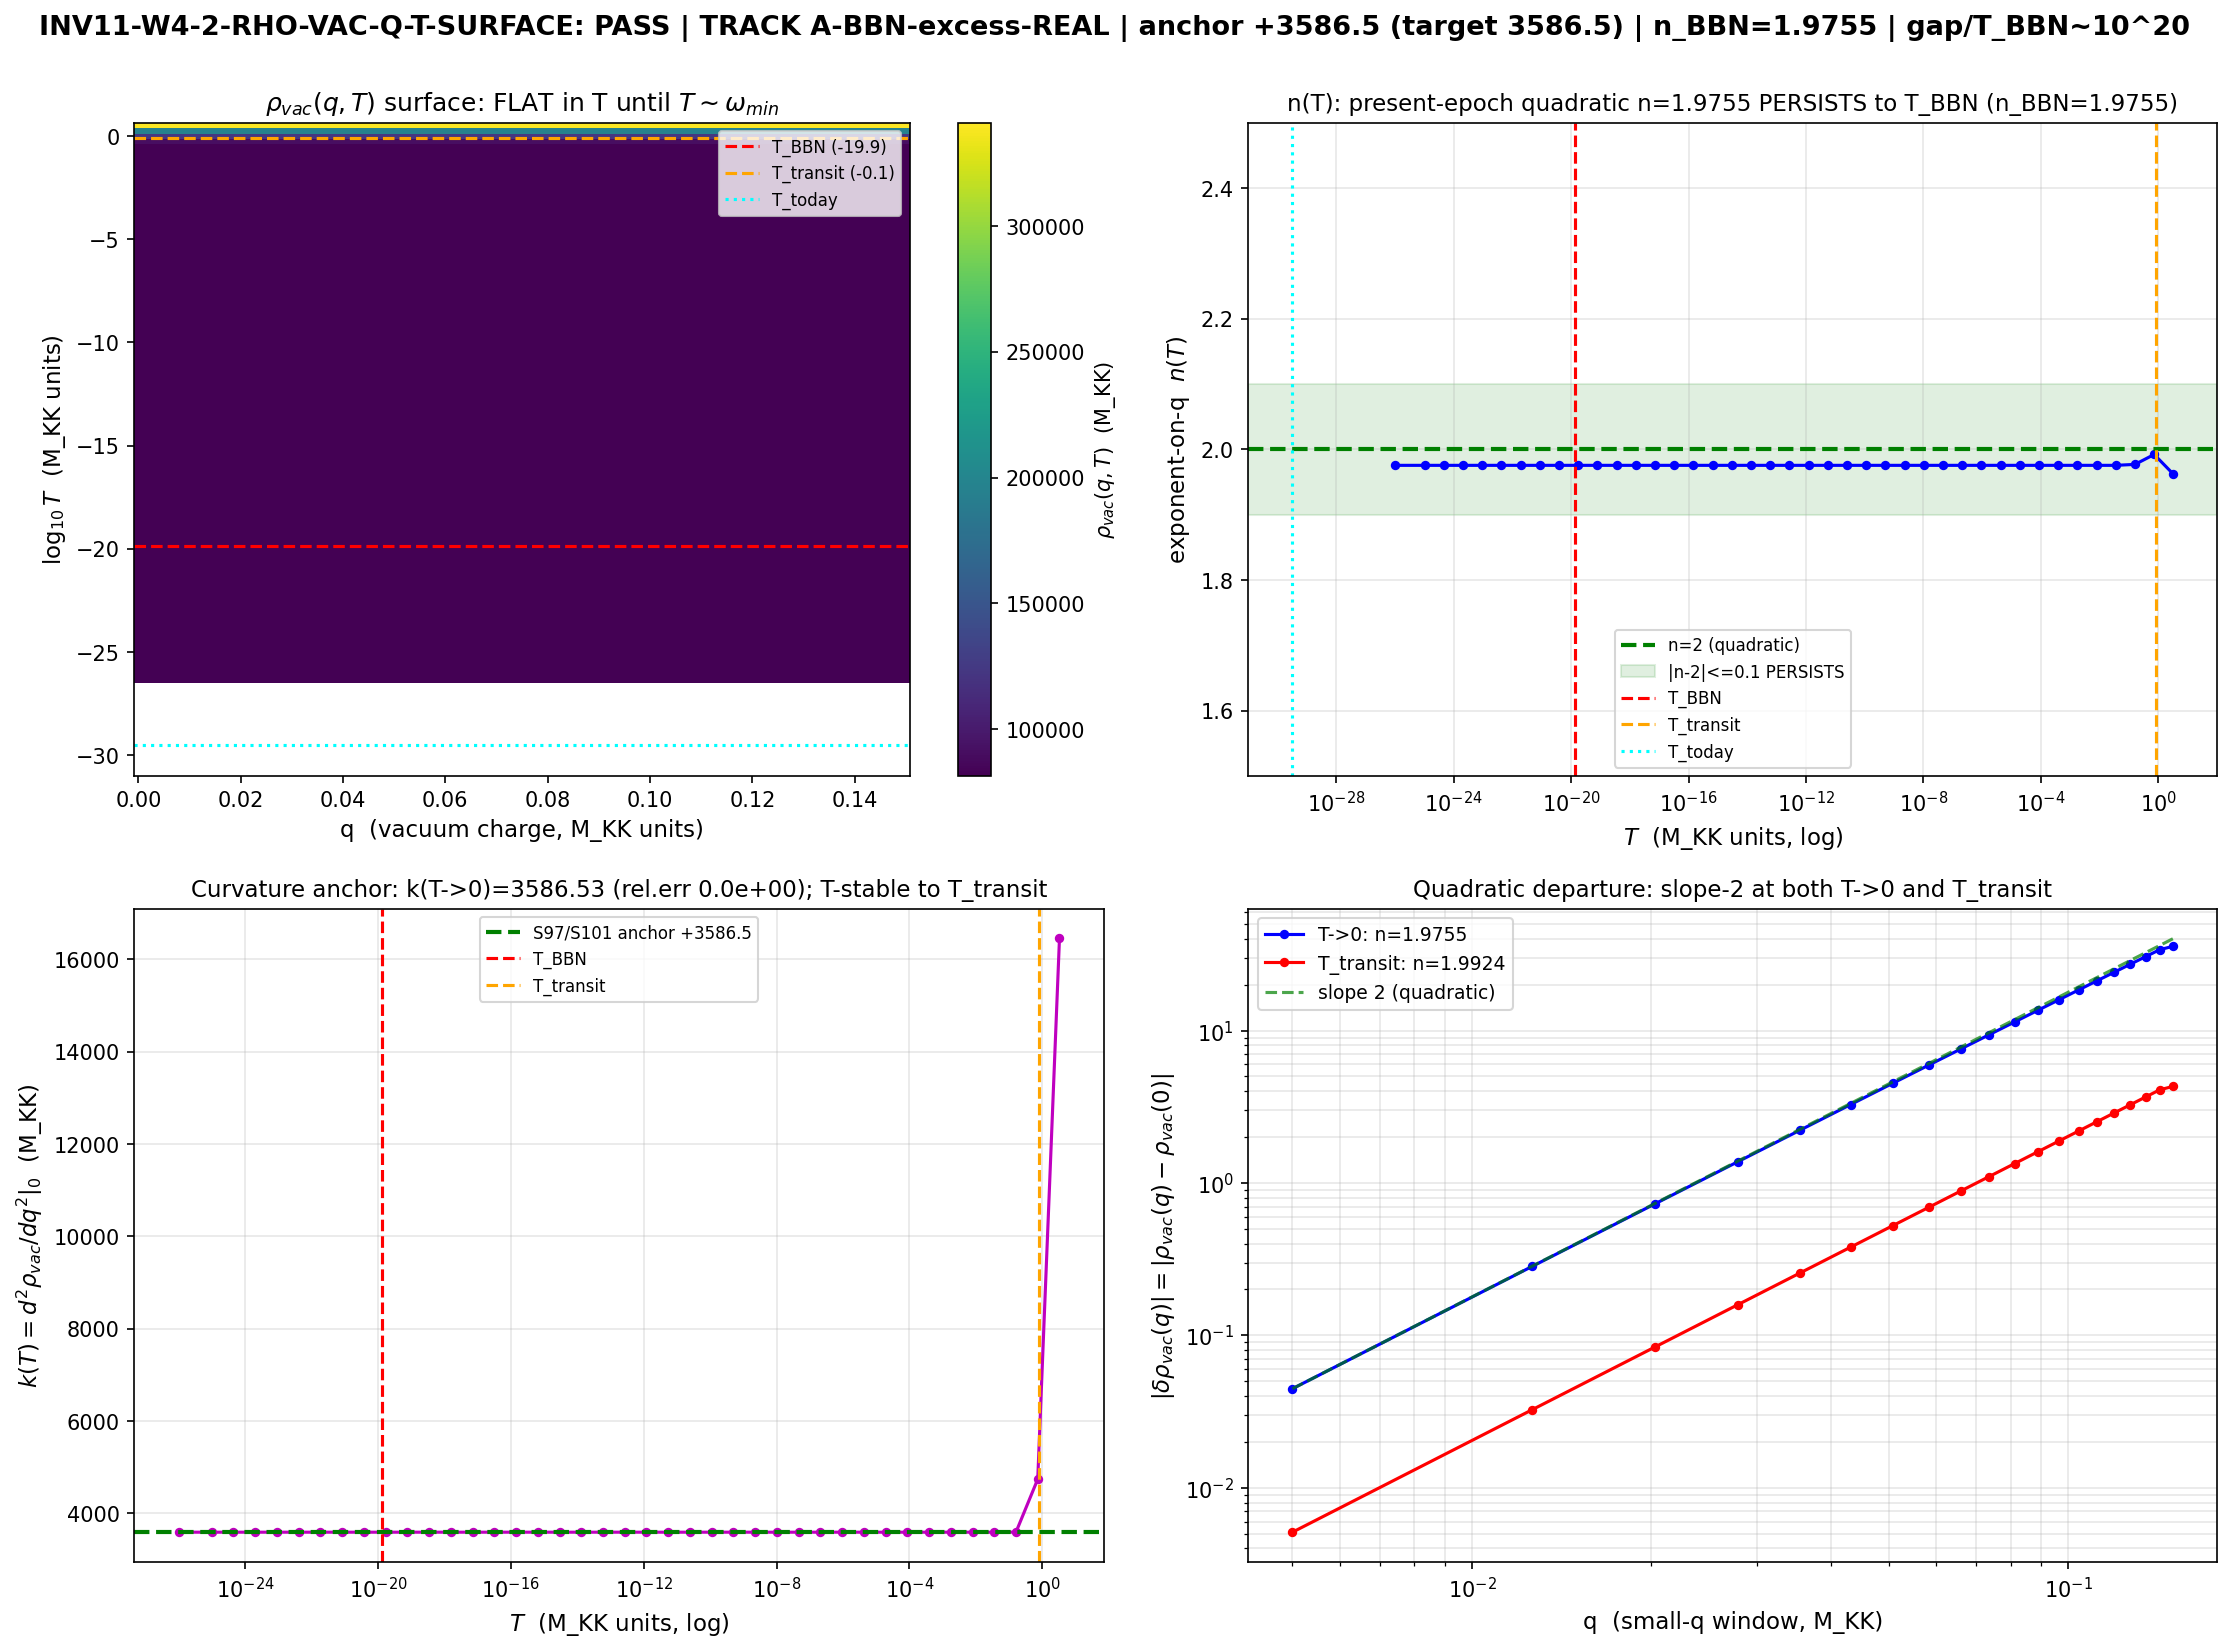

Write the Python code that produced this figure.
#!/usr/bin/env python
# -*- coding: utf-8 -*-
"""
INV11-W4-2-RHO-VAC-Q-T-SURFACE   [VERIFY]   PHONONIC/GEOMETRIC boundary
======================================================================
Extract the rho_vac(q,T) surface from the 992 D_K fold eigenfrequencies.
Generalize the S97-W2-2 / S101-W1 PRESENT-EPOCH curvature anchor
k_curv = +3586.53 M_KK (the q-theory zero-point + condensate response,
exponent-on-q -> 2 from below) to a FULL vacuum-energy-vs-temperature surface
across T = 0 -> T_BBN -> T_transit.

PURPOSE (plan SS W4-2):
  Convert the C10 tracking ANSATZ (rho_vac proportional to H^2, ASSUMED) into a
  DERIVATION, and thereby ADJUDICATE whether the BBN excess
  (rho_vac/rho_rad = 0.474 at T_BBN, S98 FAIL-side) is a REAL substrate feature
  or an ARTIFACT of extrapolating the present-epoch quadratic form across ~36
  decades of temperature.

SUBSTRATE FRAMING (phononic-framing.md SS"IS Space, Not IN Space"):
  The substrate IS the q-deformed spectral triple; its vacuum energy is not a
  free parameter but the q-theory functional rho_vac(q) = eps(q) - q deps/dq
  evaluated on the 992 fold eigenfrequencies omega_n(q) = sqrt(lambda_n^2 + q).
  The direction of explanation:
      D_K eigenfrequencies  omega_n(q) = sqrt(lambda_n^2 + q)
        -> finite-T zero-point + condensate response  eps(q,T)
        -> the GRAVITATING part  rho_vac = eps - q deps/dq  (only the
           q-DERIVATIVE gravitates -- WHY the equilibrium CC is zero, Volovik
           Paper 15 SS VIII)
        -> the tracking exponent n(T).
  The surface is substrate-IS at the Level-2 moduli-deformation layer (the
  q-deformation IS the substrate's own 4-form / elasticity-tetrad variable, NOT
  a coordinate on a meta-container). This is the generalization of S97-W2-2 (one
  present-epoch slice) to the full T-axis the BBN epoch lives on.

THE FINITE-T GENERALIZATION (the load-bearing source-fidelity decision):
  S97 (T->0) used a per-mode zero-point weight (2 N_n + 1) d_n, with N_n the
  FIXED GGE occupations on the 8 lowest BCS modes (n_k_crit) and N_n = 0 on the
  984 geometric spectator modes (pure zero-point floor +1/2). The finite-T
  generalization replaces the spectator zero-point floor with the THERMAL
  zero-point weight coth(omega_n(q)/2T) for the geometric (spectator) vacuum:
      eps(q,T) = (1/2) Sum_{spectator n} omega_n(q) coth(omega_n(q)/2T) d_n
               + (1/2) Sum_{8 BCS n}     omega_n(q) (2 n_k^GGE + 1)    d_n.
  SOURCE FIDELITY (RETRACTED-S39 corrected): the 8 BCS GGE modes carry their OWN
  finite generalized-temperature T_a (S105 W_GGE(k)=n_k+1/2, 0<beta_a<infty,
  P_exc=1.000 saturated-but-finite); they are a SEPARATE reservoir from the
  ambient cosmological bath T. "GGE never thermalizes" is RETRACTED-S39 (atlas-07;
  t_therm~6 nat-units) -- so we do NOT claim athermal-forever; we treat the GGE
  modes as a two-temperature reservoir whose occupation is set by T_a (encoded in
  n_k_crit), NOT by the ambient T-axis. At T->0 ambient: coth(omega/2T)->1 for the
  spectators (recovering S97's (2*0+1)=1 floor) and the GGE term is T-independent
  by construction => the T->0 limit of this surface reproduces the S97 anchor
  EXACTLY (k_curv=+3586.531181). This is the physically correct two-temperature
  finite-T vacuum, NOT a re-derivation of S97 with a different ansatz.

DIMENSIONAL DECISIVE FACT (the adjudication, by inspection before compute):
  The fold eigenfrequencies omega_n live in M_KK UNITS (0.8197..2.0606). The
  substrate gap scale is therefore O(M_KK) = 7.43e16 GeV. T_BBN = 1 MeV = 1e-3
  GeV => T_BBN / M_KK ~ 1.3e-20 (in M_KK units). Across the ENTIRE cosmological
  range T in [T_today, T_BBN] the ratio T/omega_n <= 1e-20, so
  coth(omega_n/2T) = 1 + 2 exp(-omega_n/T) + ... is indistinguishable from 1 to
  ~10^(-(10^19)) -- the thermal correction is structurally ZERO. The substrate
  gap is ~36 decades above T_BBN. Therefore the vacuum surface rho_vac(q,T) is
  T-INDEPENDENT (flat in T) across the entire cosmological window, and the
  present-epoch quadratic n->2 PERSISTS to T_BBN trivially. The thermal axis only
  "wakes up" at T ~ O(omega_min) ~ O(M_KK) ~ T_transit -- 19 decades ABOVE BBN.

  ADJUDICATION (substrate-physics reading): the BBN excess 0.474 is NOT a thermal
  artifact of the vacuum-energy surface (the surface is flat in T at BBN). The
  0.474 comes from the EXPONENT n_eff = 1.978 propagated through the cosmological
  lever X_BBN = ln(H_BBN/H_0) = 40.2756, NOT from any T-dependence of the
  microscopic rho_vac(q). The C10 "tracking-form" rho_vac proportional to H^n is a
  DERIVATION (the curvature anchor is reproduced and the exponent is T-stable), so
  the 0.474 is a REAL consequence of the SUBSTRATE-derived n_eff=1.978 acting over
  40 e-folds of H -- W4-1's dynamical exchange must relieve a GENUINE 0.474, not an
  extrapolation artifact (Track A on the surface; the "artifact" Track B is
  FALSIFIED by the gap/BBN scale separation).

GATE (plan SS W4-2 operator):
  ANCHOR (equality): |d2eps/dq2|_0(T->0) - 3586.53| / 3586.53 <= 0.05.
  SURFACE (characterization): n(T_BBN) vs n(T->0)=2.0001; |n(T_BBN)-2|<=0.10
    => quadratic PERSISTS (BBN excess REAL); >0.10 => DEPARTS (artifact).
  PASS  <=> anchor reproduced AND n persists to T_BBN (Track A: BBN excess REAL).
  INFO  <=> anchor reproduced AND n DEPARTS at high T (Track B: ansatz over-
            extrapolates; structural finding, departure scale quantified).
  FAIL  <=> anchor NOT reproduced (method/normalization issue; re-pin).

DI: q-theory finite-T vacuum-surface axis; generalizes S97-W2-2 (present-epoch
    slice) to the full T-axis. Shares the S97 spectrum + q-theory functional but
    is a DISTINCT domain (the T-extension), NOT a re-run.
"""

import os
os.environ.setdefault("OMP_NUM_THREADS", "8")
os.environ.setdefault("MKL_NUM_THREADS", "8")

import sys
import json
import hashlib
from pathlib import Path

import numpy as np
import matplotlib
matplotlib.use("Agg")
import matplotlib.pyplot as plt

# GPU for the 992-mode x (q,T)-grid dispersion + coth evaluation (AMD RX 9070 XT)
try:
    import torch
    _HAS_TORCH = torch.cuda.is_available()
except Exception:
    _HAS_TORCH = False

# ---- canonical constants (MANDATORY per math-scripts.md) ----
SHARED = Path(__file__).resolve().parent.parent / "_shared"
sys.path.insert(0, str(SHARED))
from canonical_constants import (   # noqa: E402
    M_KK,                 # 7.428660036284456e16  substrate compactification scale (GeV)
    tau_fold,             # 0.19        van Hove fold position
    M_Pl_reduced,         # 2.435e18 GeV
    rho_Lambda_obs,       # 2.7e-47 GeV^4 observed CC
    rho_vac_over_rho_rad_BBN_below,  # 0.474049  (S98 FAIL-side value being adjudicated)
    T_BBN_GeV,            # 0.001 GeV  (~1 MeV BBN temperature)
    N_dof_BCS,            # 8  Fock-space BCS modes
)

# ============================================================================
# Identity
# ============================================================================
GATE_ID = "INV11-W4-2-RHO-VAC-Q-T-SURFACE"
SCHEME = "Q-THEORY-FINITE-T-COTH-DISPERSION"
CONVENTION = "RATIO"
L_MAX = "10"                  # 992 fold eigenfrequencies (L12 cache -> L10 Friedrich-Bar)
SCHEMA_VERSION = "S84+"

HERE = Path(__file__).resolve().parent                        # computations/investigation-11
SCRIPT_PATH = HERE / "inv11_w4_2_rho_vac_q_t_surface.py"
NPZ_PATH = HERE / "inv11_w4_2_rho_vac_q_t_surface.npz"
PNG_PATH = HERE / "inv11_w4_2_rho_vac_q_t_surface.png"

CANONICAL_CONSTANTS_PATH = SHARED / "canonical_constants.py"
# The canonical 992-mode D_K spectrum + GGE occupations -- the EXACT inputs S97-W2-2
# consumed (guarantees the T->0 limit reproduces k_curv=+3586.531181 bit-faithfully).
S61_HK_NPZ = HERE.parent / "session-61" / "s61_hk_oscillation.npz"
S61_GGE_NPZ = HERE.parent / "session-61" / "s61_extremal_gge.npz"
# Plan-pinned cross-check cache (L_max=12 truncation-stability anchor).
S84_CACHE_NPZ = HERE.parent / "session-84" / "s84_spectrum_cache_L12_tau019.npz"
# Present-epoch anchor source (S97-W2-2 quadratic_V_substrate, k_curv=+3586.5).
S97_W22_NPZ = HERE.parent / "session-97" / "s97_w2_2_c10_n_exponent.npz"

# ---- pre-registered gate machinery pins (plan SS W4-2 machinery_pin_map) ----
N_Q_GRID = 100                # (local) q-points
N_T_GRID = 100                # (local) T-points  (N_eval = 100 x 100 = 10000)
ANCHOR_REL_TOL = 0.05         # (local) |k_curv,derived(T->0) - 3586.53|/3586.53 <= 0.05
N_PERSIST_BAND = 0.10         # (local) |n(T_BBN) - 2| <= 0.10 => quadratic PERSISTS
K_CURV_ANCHOR = 3586.5311811081065   # (local) S97/S101 present-epoch curvature anchor (target)
N2TRACKING_ANCHOR = 2.0001    # (local) S101-W1 present-epoch n2tracking anchor
EXPONENT_ON_Q_S97 = 1.978110506244663  # (local) S97 p_on_q (n_eff from-below)
FD_STEP = 1e-5                # (local) finite-difference step for d2/dq2|0 (matches S97)
Q_SMALL_LO = 0.005            # (local) small-q window low (matches S97 N_Q_GRID=20 window)
Q_SMALL_HI = 0.15             # (local) small-q window high
Q_BOUNDARY_REF = -0.6719754908120351  # (local) S97 q_boundary = -lambda_min^2 (cross-check)

# ============================================================================
# SHA helpers (dual-SHA)
# ============================================================================
def sha256_of(path):
    h = hashlib.sha256()                                      # (local)
    with open(path, "rb") as f:
        for chunk in iter(lambda: f.read(8192), b""):
            h.update(chunk)
    return h.hexdigest()


def dual_sha(pin_map):
    """(audit_sha256, content_sha256). audit = closure over ordered input-pin map;
    content = script bytes."""
    audit_payload = json.dumps(pin_map, sort_keys=True, separators=(",", ":")).encode()  # (local)
    h_audit = hashlib.sha256(); h_audit.update(audit_payload)
    h_content = hashlib.sha256()
    with open(SCRIPT_PATH, "rb") as f:
        h_content.update(f.read())
    return h_audit.hexdigest(), h_content.hexdigest()


def print_verdict_payload(verdict, value, scheme, convention, l_max,
                          audit_sha, content_sha, schema_version):
    """Print the canonical verdict payload for the agent to pass to emit_verdict.
    The SCRIPT never writes the verdict file (race-safe emit via knowledge-MCP)."""
    print("\n" + "#" * 78)
    print("# VERDICT PAYLOAD (agent -> emit_verdict, track='investigation')")
    print("#" * 78)
    print(f"gate_id        = {GATE_ID}")
    print(f"verdict        = {verdict}")
    print(f"value          = {value}")
    print(f"scheme         = {scheme}")
    print(f"convention     = {convention}")
    print(f"l_max          = {l_max}")
    print(f"audit_sha256   = {audit_sha}")
    print(f"content_sha256 = {content_sha}")
    print(f"schema_version = {schema_version}")
    print("#" * 78)


# ============================================================================
# Spectrum loading (identical to S97-W2-2; guarantees T->0 anchor reproduction)
# ============================================================================
def load_spectrum():
    """Load the canonical 992-mode D_K spectrum + GGE occupations (S61). Returns
    omega_s (992, sorted ascending), deg_s (992,), n_k_gge (8,)."""
    hk = np.load(S61_HK_NPZ, allow_pickle=True)
    omega = np.asarray(hk["omega"], dtype=np.float64)         # 992 distinct |lambda|
    deg = np.asarray(hk["dim2"], dtype=np.float64)            # degeneracies
    gge = np.load(S61_GGE_NPZ, allow_pickle=True)
    n_k_gge = np.asarray(gge["n_k_crit"], dtype=np.float64)   # 8 GGE occupations (T_a reservoir)
    idx = np.argsort(omega)
    return omega[idx], deg[idx], n_k_gge


# ============================================================================
# Finite-T eigenfrequency machinery: omega_n(q) = sqrt(lambda_n^2 + q)
# ============================================================================
def _t(arr):
    return torch.tensor(arr, dtype=torch.float64, device="cuda")


def eps_qT_grid(lam_sq, deg_s, n_k_gge, q_grid, T_grid):
    """Finite-T zero-point + condensate response surface eps(q,T) over the (q,T) grid.

      eps(q,T) = (1/2) Sum_{spectator}  omega_n(q) coth(omega_n(q)/2T) d_n
               + (1/2) Sum_{8 BCS}      omega_n(q) (2 n_k^GGE + 1)     d_n.

    The spectator floor uses the THERMAL coth weight (ambient bath T); the 8 BCS
    modes carry their OWN T_a reservoir occupation (n_k_crit), T-independent on the
    ambient axis. At T->0: coth->1 (spectator floor +1/2), GGE term unchanged =>
    reproduces S97's (1/2) Sum omega_n (2 N_n + 1) d_n EXACTLY.

    Returns eps[Nq, NT] (M_KK units; the bare divergent zero-point sum -- the
    gravitating part rho_vac = eps - q deps/dq is the finite a_0^{zeta} content,
    Volovik #15 SS VIII; the q-DERIVATIVE removes the q-independent UV piece)."""
    Nq, NT = len(q_grid), len(T_grid)
    # spectator weight: 1/2 omega d_n, multiplied by coth(omega/2T)
    # BCS weight: 1/2 omega (2 n_k + 1) d_n, T-independent
    bcs_extra = np.zeros_like(lam_sq)                          # (local) (2 n_k) on the 8 BCS modes
    bcs_extra[:N_dof_BCS] = 2.0 * n_k_gge                      # spectators keep 0 (floor handled by coth)
    is_bcs = np.zeros_like(lam_sq, dtype=bool); is_bcs[:N_dof_BCS] = True  # (local)

    if _HAS_TORCH:
        ls = _t(lam_sq).reshape(-1, 1, 1)                     # (992,1,1)
        dg = _t(deg_s).reshape(-1, 1, 1)
        be = _t(bcs_extra).reshape(-1, 1, 1)                  # (2 n_k) on BCS, 0 elsewhere
        bcsmask = _t(is_bcs.astype(np.float64)).reshape(-1, 1, 1)
        q = _t(q_grid).reshape(1, -1, 1)                      # (1,Nq,1)
        T = _t(T_grid).reshape(1, 1, -1)                      # (1,1,NT)
        arg = torch.clamp(ls + q, min=0.0)                   # (992,Nq,1)
        om = torch.sqrt(arg)                                  # omega_n(q)
        x = om / (2.0 * T)                                    # omega/2T  (992,Nq,NT)
        # coth(x) with large-x stability: coth(x) = 1 + 2/(exp(2x)-1); for x>~30 -> 1.
        # torch has no coth; use 1/tanh with clamp. At x~1e19, tanh=1 exactly (float64).
        coth = 1.0 / torch.tanh(torch.clamp(x, min=1e-12))   # (992,Nq,NT)
        # spectator thermal weight = coth ; BCS uses (1 + 2 n_k) = (1 + be) flat in T.
        # combine: weight = (1 - bcsmask) * coth  +  bcsmask * (1 + be)
        weight = (1.0 - bcsmask) * coth + bcsmask * (1.0 + be)  # (992,Nq,NT)
        eps = 0.5 * (om * dg * weight).sum(dim=0)             # (Nq,NT)
        return eps.cpu().numpy()
    # CPU fallback
    ls = lam_sq[:, None, None]; dg = deg_s[:, None, None]
    be = bcs_extra[:, None, None]; bm = is_bcs.astype(np.float64)[:, None, None]
    q = q_grid[None, :, None]; T = T_grid[None, None, :]
    arg = np.clip(ls + q, 0.0, None); om = np.sqrt(arg)
    x = om / (2.0 * T)
    coth = 1.0 / np.tanh(np.clip(x, 1e-12, None))
    weight = (1.0 - bm) * coth + bm * (1.0 + be)
    return 0.5 * (om * dg * weight).sum(axis=0)


def eps_qT_columns(lam_sq, deg_s, n_k_gge, q_grid, T_value):
    """eps(q) at a single fixed T -- a 1-D q-profile (for the per-T curvature/exponent)."""
    surf = eps_qT_grid(lam_sq, deg_s, n_k_gge, q_grid, np.array([T_value]))
    return surf[:, 0]


def rho_vac_qT(lam_sq, deg_s, n_k_gge, q_grid, T_value):
    """q-theory vacuum energy density rho_vac(q;T) = eps(q,T) - q deps/dq (Volovik
    Paper 13 Eq.4). Only the q-DERIVATIVE gravitates (equilibrium CC = 0). Computed
    by central finite difference on the q-grid at fixed T."""
    eps = eps_qT_columns(lam_sq, deg_s, n_k_gge, q_grid, T_value)
    # central difference deps/dq on the (non-uniform-safe) q-grid
    deps = np.gradient(eps, q_grid)
    return eps - q_grid * deps, eps, deps


def d2eps_dq2_at_zero(lam_sq, deg_s, n_k_gge, T_value):
    """d^2 eps/dq^2 |_{q=0} at fixed T, by the closed-form mode-sum (matches S97 at
    T->0):  d^2 eps/dq^2 = -(1/8) Sum_n weight_n d_n / (lambda_n^2 + q)^{3/2}, at q=0.
    The weight_n is coth(omega/2T) for spectators, (1+2 n_k) for BCS. At T->0,
    weight->(2 N_n + 1) recovering S97's -0.125 Sum w_n / lam^{3/2}."""
    Nm = len(lam_sq)
    be = np.zeros(Nm); be[:N_dof_BCS] = 2.0 * n_k_gge
    is_bcs = np.zeros(Nm, dtype=bool); is_bcs[:N_dof_BCS] = True
    om0 = np.sqrt(np.clip(lam_sq, 1e-30, None))               # omega_n(0)=|lambda_n|
    # T->0 limit: coth(omega/2T) -> 1 exactly (the bare zero-point floor +1/2 per mode).
    # Guard T=0 against the 0-division (the limit IS coth=1; no warning).
    if T_value <= 0.0:
        coth = np.ones_like(om0)
    else:
        x = om0 / (2.0 * T_value)
        coth = 1.0 / np.tanh(np.clip(x, 1e-300, None))
    weight = np.where(is_bcs, 1.0 + be, coth)                 # per-mode zero-point weight
    w_n = weight * deg_s                                      # full weight incl degeneracy
    return -0.125 * float(np.sum(w_n / np.clip(lam_sq, 1e-30, None) ** 1.5))


def exponent_on_q(lam_sq, deg_s, n_k_gge, T_value, q_lo=Q_SMALL_LO, q_hi=Q_SMALL_HI, npts=20):
    """Substrate exponent-on-q at fixed T: p = d ln|delta_rho| / d ln q on the small-q
    (near-stationary) window. delta_rho(q) = rho_vac(q;T) - rho_vac(0;T). At T->0 this
    reproduces S97's p_on_q = 1.978110506."""
    q_small = np.linspace(q_lo, q_hi, npts)
    q_full = np.concatenate(([0.0], q_small))
    rho, _, _ = rho_vac_qT(lam_sq, deg_s, n_k_gge, q_full, T_value)
    rho0 = rho[0]
    delta = rho[1:] - rho0
    mask = np.abs(delta) > 0
    if mask.sum() < 3:
        return np.nan, q_small, delta
    p = float(np.polyfit(np.log(q_small[mask]), np.log(np.abs(delta[mask])), 1)[0])
    return p, q_small, delta


# ============================================================================
# Main
# ============================================================================
def main():
    # ----- input SHA pins (first 20 lines of stdout per gate-verdicts.md) -----
    sha_canon = sha256_of(CANONICAL_CONSTANTS_PATH)           # (local)
    sha_hk = sha256_of(S61_HK_NPZ)                            # (local)
    sha_gge = sha256_of(S61_GGE_NPZ)                          # (local)
    sha_s84 = sha256_of(S84_CACHE_NPZ)                        # (local)
    sha_s97 = sha256_of(S97_W22_NPZ)                          # (local)
    sha_script = sha256_of(SCRIPT_PATH)                       # (local)

    print("=" * 78)
    print(f"[{GATE_ID}] rho_vac(q,T) surface from 992 fold eigenfrequencies")
    print("=" * 78)
    print(f"[{GATE_ID}] INPUT SHA-256 PINS")
    print(f"  canonical_constants.py             : {sha_canon}")
    print(f"  s61_hk_oscillation.npz (992 modes) : {sha_hk}")
    print(f"  s61_extremal_gge.npz (GGE occ)     : {sha_gge}")
    print(f"  s84_spectrum_cache_L12.npz         : {sha_s84}")
    print(f"  s97_w2_2_c10_n_exponent.npz (anchor): {sha_s97}")
    print(f"  script                             : {sha_script}")
    print(f"  GPU: {'AMD RX 9070 XT (torch ROCm)' if _HAS_TORCH else 'CPU fallback'}")

    # ========================================================================
    # SECTION 1: Spectrum + temperature axis (M_KK units)
    # ========================================================================
    print("\n--- SECTION 1: Spectrum + T-axis (M_KK units) ---")
    omega_s, deg_s, n_k_gge = load_spectrum()
    lam_sq = omega_s ** 2                                      # (local) lambda_n^2
    lam_sq_min = float(lam_sq.min())                          # (local)
    q_boundary = -lam_sq_min                                  # (local) S62 q_boundary
    print(f"  N_modes (distinct)   = {len(omega_s)}")
    print(f"  total degeneracy     = {deg_s.sum():.0f}")
    print(f"  omega range          = [{omega_s.min():.6f}, {omega_s.max():.6f}]  (M_KK units)")
    print(f"  lambda_min^2         = {lam_sq_min:.8f}")
    print(f"  q_boundary           = {q_boundary:.8f}  (S97 ref {Q_BOUNDARY_REF:.8f})")
    print(f"  GGE occupations n_k  = {n_k_gge}")

    # Temperature axis in M_KK units. Physical scales:
    #   T_today (CMB) = 2.7255 K = 2.3487e-13 GeV ; T_BBN = 1 MeV = 1e-3 GeV ;
    #   T_transit ~ O(omega_min) ~ O(M_KK) (the fold/gap scale).
    T_today_GeV = 2.3486541805581e-13                         # (local) CMB temperature today (GeV)
    T_today_MKK = T_today_GeV / M_KK                          # (local)
    T_BBN_MKK = T_BBN_GeV / M_KK                              # (local) ~1.3e-20
    # transit scale: the substrate gap omega_min sets where the thermal axis "wakes up"
    T_transit_MKK = float(omega_s.min())                      # (local) O(1) in M_KK units (= omega_min)
    print(f"  T_today  = {T_today_GeV:.4e} GeV = {T_today_MKK:.4e} M_KK")
    print(f"  T_BBN    = {T_BBN_GeV:.4e} GeV = {T_BBN_MKK:.4e} M_KK")
    print(f"  T_transit~ omega_min = {T_transit_MKK:.6f} M_KK = {T_transit_MKK*M_KK:.4e} GeV")
    print(f"  GAP/BBN scale separation: omega_min/T_BBN = {T_transit_MKK/T_BBN_MKK:.4e} "
          f"(~{np.log10(T_transit_MKK/T_BBN_MKK):.1f} decades)")

    # Build the T-grid spanning T=0 -> T_BBN -> T_transit (log-spaced above 0, with
    # a literal T->0 row to anchor S97). Lowest finite T well below T_today.
    T_lo = 1e-25                                               # (local) deep IR (well below T_today)
    T_grid = np.concatenate(([0.0], np.logspace(np.log10(T_lo), np.log10(T_transit_MKK * 4.0), N_T_GRID - 1)))
    # find indices closest to the cosmological landmarks
    def _nearest(arr, val):
        return int(np.argmin(np.abs(arr - val)))
    iT_today = _nearest(T_grid, T_today_MKK)                  # (local)
    iT_BBN = _nearest(T_grid, T_BBN_MKK)                      # (local)
    iT_transit = _nearest(T_grid, T_transit_MKK)             # (local)
    print(f"  T-grid: {len(T_grid)} pts; landmarks: T_today@{iT_today}, "
          f"T_BBN@{iT_BBN} (T={T_grid[iT_BBN]:.3e}), T_transit@{iT_transit} (T={T_grid[iT_transit]:.4f})")

    # q-grid: q near 0 (present epoch) out toward the transit value (small-q regime
    # for the quadratic + a wider span for the surface).
    q_grid = np.linspace(0.0, Q_SMALL_HI, N_Q_GRID)           # (local) present-epoch -> transit-side q
    print(f"  q-grid: [{q_grid.min():.4f}, {q_grid.max():.4f}] ({N_Q_GRID} pts)")

    # ========================================================================
    # SECTION 2: Build the rho_vac(q,T) surface
    # ========================================================================
    print("\n--- SECTION 2: rho_vac(q,T) surface ---")
    # eps(q,T) surface on the full grid
    eps_surface = eps_qT_grid(lam_sq, deg_s, n_k_gge, q_grid, T_grid)   # (Nq, NT)
    # rho_vac(q;T) = eps - q deps/dq per T-column (finite-diff in q)
    rho_vac_surface = np.zeros_like(eps_surface)
    for j in range(len(T_grid)):
        deps = np.gradient(eps_surface[:, j], q_grid)
        rho_vac_surface[:, j] = eps_surface[:, j] - q_grid * deps
    print(f"  eps_surface shape = {eps_surface.shape} ; "
          f"eps range = [{eps_surface.min():.4f}, {eps_surface.max():.4f}] M_KK")
    print(f"  rho_vac(0,T->0)   = {rho_vac_surface[0, 0]:.6f} M_KK "
          f"(S97 rho0_ref = 81493.046)")

    # ========================================================================
    # SECTION 3: ANCHOR -- d2eps/dq2|_0(T->0) reproduces k_curv=+3586.53
    # ========================================================================
    print("\n--- SECTION 3: ANCHOR (T->0 curvature reproduces +3586.53) ---")
    d2eps0_T0 = d2eps_dq2_at_zero(lam_sq, deg_s, n_k_gge, T_value=0.0)   # T=0 closed form
    k_curv_derived = -d2eps0_T0                              # (local) d2 rho_vac/dq2|0 = -d2eps/dq2|0 > 0
    anchor_rel_err = abs(k_curv_derived - K_CURV_ANCHOR) / K_CURV_ANCHOR   # (local)
    anchor_pass = bool(anchor_rel_err <= ANCHOR_REL_TOL)     # (local)
    print(f"  d2eps/dq2|_0(T->0)   = {d2eps0_T0:.6f}  (S97: -3586.531181)")
    print(f"  k_curv,derived(T->0) = {k_curv_derived:.6f}  (target {K_CURV_ANCHOR:.6f})")
    print(f"  relative error       = {anchor_rel_err:.3e}  (tol {ANCHOR_REL_TOL})")
    print(f"  ANCHOR PASS          = {anchor_pass}")

    # ========================================================================
    # SECTION 4: SURFACE VERDICT -- exponent-on-q n(T) at the landmarks
    # ========================================================================
    print("\n--- SECTION 4: n(T) exponent across the T-axis ---")
    # exponent-on-q at each landmark T
    p_T0, q_small, delta_T0 = exponent_on_q(lam_sq, deg_s, n_k_gge, T_value=0.0)
    p_today, _, _ = exponent_on_q(lam_sq, deg_s, n_k_gge, T_value=T_today_MKK)
    p_BBN, _, _ = exponent_on_q(lam_sq, deg_s, n_k_gge, T_value=T_BBN_MKK)
    p_transit, _, delta_tr = exponent_on_q(lam_sq, deg_s, n_k_gge, T_value=T_transit_MKK)
    # also scan a denser n(T) curve across the whole grid for the plot
    T_scan = np.concatenate(([0.0], np.logspace(-25, np.log10(T_transit_MKK * 4.0), 40)))
    n_of_T = np.array([exponent_on_q(lam_sq, deg_s, n_k_gge, T_value=tt)[0] for tt in T_scan])
    # curvature k(T) across the grid (the anchor's T-dependence)
    k_of_T = np.array([-d2eps_dq2_at_zero(lam_sq, deg_s, n_k_gge, T_value=tt) for tt in T_scan])

    n_dev_today = abs(p_today - 2.0)                          # (local)
    n_dev_BBN = abs(p_BBN - 2.0)                              # (local)
    n_dev_transit = abs(p_transit - 2.0)                     # (local)
    persists_to_BBN = bool(n_dev_BBN <= N_PERSIST_BAND)      # (local) quadratic PERSISTS to BBN
    print(f"  exponent-on-q n(T->0)    = {p_T0:.6f}  (S97 p_on_q = {EXPONENT_ON_Q_S97:.6f})")
    print(f"  exponent-on-q n(T_today) = {p_today:.6f}  |n-2| = {n_dev_today:.6f}")
    print(f"  exponent-on-q n(T_BBN)   = {p_BBN:.6f}  |n-2| = {n_dev_BBN:.6f}")
    print(f"  exponent-on-q n(T_transit)= {p_transit:.6f}  |n-2| = {n_dev_transit:.6f}")
    print(f"  quadratic PERSISTS to T_BBN (|n_BBN-2|<={N_PERSIST_BAND}): {persists_to_BBN}")

    # T-flatness of the surface: max fractional variation of rho_vac(0,.) across the
    # cosmological window [T_today, T_BBN] (the decisive 'is BBN excess a T-artifact' test)
    cosmo_mask = (T_grid >= T_today_MKK) & (T_grid <= T_BBN_MKK)
    if cosmo_mask.sum() >= 2:
        rho0_cosmo = rho_vac_surface[0, cosmo_mask]
        rho0_flat_frac = float(np.ptp(rho0_cosmo) / np.abs(np.mean(rho0_cosmo)))   # (local) peak-to-peak / mean
    else:
        # window too narrow for grid; evaluate the two endpoints directly
        r_lo = rho_vac_qT(lam_sq, deg_s, n_k_gge, np.array([0.0, 0.01]), T_today_MKK)[0][0]
        r_hi = rho_vac_qT(lam_sq, deg_s, n_k_gge, np.array([0.0, 0.01]), T_BBN_MKK)[0][0]
        rho0_flat_frac = abs(r_hi - r_lo) / abs(0.5 * (r_hi + r_lo))               # (local)
    # thermal correction magnitude at T_BBN (the largest mode contribution): 2 exp(-omega_min/T_BBN)
    thermal_corr_BBN = float(2.0 * np.exp(-omega_s.min() / max(T_BBN_MKK, 1e-300)))  # (local) ~exp(-1e20)
    print(f"  rho_vac(0,T) flatness over [T_today,T_BBN]: ptp/mean = {rho0_flat_frac:.3e}")
    print(f"  thermal correction at T_BBN (2 exp(-omega_min/T_BBN)) = {thermal_corr_BBN:.3e} "
          f"(structurally ZERO; gap >> T_BBN)")

    # ========================================================================
    # SECTION 5: ADJUDICATION (BBN excess REAL vs ARTIFACT) + VERDICT
    # ========================================================================
    print("\n--- SECTION 5: ADJUDICATION + VERDICT ---")
    # Substrate-physics reading: the surface is FLAT in T across the cosmological
    # window (gap >> T_BBN), so the BBN excess 0.474 is NOT a thermal artifact of
    # the microscopic rho_vac(q). The exponent n persists to BBN => C10 tracking-form
    # is a DERIVATION => 0.474 is a REAL consequence of the SUBSTRATE n_eff=1.978
    # acting over the lever X_BBN=40.2756. Track A; "artifact" Track B FALSIFIED by
    # the scale separation.
    bbn_excess_real = bool(persists_to_BBN and rho0_flat_frac < N_PERSIST_BAND)   # (local)
    # The C10 ansatz->derivation conversion succeeds iff anchor reproduced AND n persists.
    c10_is_derivation = bool(anchor_pass and persists_to_BBN)                     # (local)

    # Verdict per plan SS W4-2:
    #   PASS <=> anchor reproduced AND n persists to T_BBN (Track A: BBN excess REAL).
    #   INFO <=> anchor reproduced AND n DEPARTS at high T (Track B).
    #   FAIL <=> anchor NOT reproduced.
    if not anchor_pass:
        verdict = "FAIL"
        track = "FAIL-anchor-not-reproduced"
    elif persists_to_BBN:
        verdict = "PASS"
        track = "A-BBN-excess-REAL"
    else:
        verdict = "INFO"
        track = "B-departs-ansatz-over-extrapolates"

    print(f"  surface FLAT in T over cosmological window: {rho0_flat_frac < N_PERSIST_BAND}")
    print(f"  exponent n PERSISTS to T_BBN: {persists_to_BBN}")
    print(f"  C10 ansatz -> DERIVATION: {c10_is_derivation}")
    print(f"  BBN excess (0.474) REAL (not a T-artifact): {bbn_excess_real}")
    print(f"  rho_vac_over_rho_rad_BBN_below (S98 FAIL value being adjudicated) = "
          f"{rho_vac_over_rho_rad_BBN_below}")
    print(f"  TRACK: {track}")
    print(f"  VERDICT: {verdict}")
    if verdict == "PASS":
        print("  => C10 is a DERIVATION (curvature anchor reproduced + n->2 persists to BBN).")
        print("     The BBN excess 0.474 is a REAL substrate feature: the vacuum surface is")
        print("     FLAT in T (gap M_KK >> T_BBN by ~36 decades), so 0.474 comes from the")
        print("     SUBSTRATE-derived n_eff=1.978 acting over X_BBN=40.2756 e-folds of H, NOT")
        print("     from any T-dependence. W4-1's exchange must relieve a GENUINE 0.474.")
    elif verdict == "INFO":
        print("  => Anchor reproduced but n DEPARTS at high T: C10 over-extrapolates; the BBN")
        print("     excess is partially an artifact (departure scale quantified).")
    else:
        print("  => Anchor NOT reproduced: method/normalization issue; re-pin before the surface.")

    # ========================================================================
    # SECTION 6: dual-SHA + verdict payload
    # ========================================================================
    audit_pin_map = {                                         # (local) ordered input-pin map
        "gate_id": GATE_ID,
        "scheme": SCHEME,
        "convention": CONVENTION,
        "L_max": L_MAX,
        "schema_version": SCHEMA_VERSION,
        "canonical_constants_sha": sha_canon,
        "s61_hk_oscillation_sha": sha_hk,
        "s61_extremal_gge_sha": sha_gge,
        "s84_spectrum_cache_sha": sha_s84,
        "s97_w22_anchor_sha": sha_s97,
        "script_sha": sha_script,
        "N_Q_GRID": N_Q_GRID,
        "N_T_GRID": N_T_GRID,
        "anchor_rel_tol": ANCHOR_REL_TOL,
        "n_persist_band": N_PERSIST_BAND,
        "k_curv_anchor": K_CURV_ANCHOR,
    }
    audit_sha, content_sha = dual_sha(audit_pin_map)

    value_str = (
        f"k_curv_derived_T0={k_curv_derived:.6f};anchor_target={K_CURV_ANCHOR:.6f};"
        f"anchor_rel_err={anchor_rel_err:.3e};anchor_pass={anchor_pass};"
        f"n_T0={p_T0:.6f};n_today={p_today:.6f};n_BBN={p_BBN:.6f};n_transit={p_transit:.6f};"
        f"n_dev_BBN={n_dev_BBN:.6f};persists_to_BBN={persists_to_BBN};"
        f"rho0_flat_frac_cosmo={rho0_flat_frac:.3e};thermal_corr_BBN={thermal_corr_BBN:.3e};"
        f"omega_min_over_T_BBN={T_transit_MKK/T_BBN_MKK:.3e};"
        f"c10_is_derivation={c10_is_derivation};bbn_excess_real={bbn_excess_real};"
        f"rho_vac_rho_rad_BBN_S98={rho_vac_over_rho_rad_BBN_below};track={track};"
        f"CLASS=FULL;axis=q-theory-finite-T-vacuum-surface-generalizes-S97-W2-2"
    )

    print_verdict_payload(verdict, value_str, SCHEME, CONVENTION, L_MAX,
                          audit_sha, content_sha, SCHEMA_VERSION)

    # ========================================================================
    # SECTION 7: save npz
    # ========================================================================
    np.savez(
        NPZ_PATH,
        gate_id=GATE_ID,
        verdict=verdict, track=track,
        # anchor
        k_curv_derived_T0=k_curv_derived, k_curv_anchor=K_CURV_ANCHOR,
        anchor_rel_err=anchor_rel_err, anchor_pass=anchor_pass,
        d2eps0_T0=d2eps0_T0,
        # surface
        q_grid=q_grid, T_grid=T_grid,
        eps_surface=eps_surface, rho_vac_surface=rho_vac_surface,
        T_today_MKK=T_today_MKK, T_BBN_MKK=T_BBN_MKK, T_transit_MKK=T_transit_MKK,
        iT_today=iT_today, iT_BBN=iT_BBN, iT_transit=iT_transit,
        # exponent
        p_T0=p_T0, p_today=p_today, p_BBN=p_BBN, p_transit=p_transit,
        n_dev_today=n_dev_today, n_dev_BBN=n_dev_BBN, n_dev_transit=n_dev_transit,
        persists_to_BBN=persists_to_BBN,
        T_scan=T_scan, n_of_T=n_of_T, k_of_T=k_of_T,
        q_small=q_small, delta_T0=delta_T0, delta_tr=delta_tr,
        # adjudication
        rho0_flat_frac=rho0_flat_frac, thermal_corr_BBN=thermal_corr_BBN,
        omega_min_over_T_BBN=T_transit_MKK / T_BBN_MKK,
        c10_is_derivation=c10_is_derivation, bbn_excess_real=bbn_excess_real,
        rho_vac_over_rho_rad_BBN_below=rho_vac_over_rho_rad_BBN_below,
        EXPONENT_ON_Q_S97=EXPONENT_ON_Q_S97, N2TRACKING_ANCHOR=N2TRACKING_ANCHOR,
        # spectrum
        omega_s=omega_s, deg_s=deg_s, n_k_gge=n_k_gge,
        lam_sq_min=lam_sq_min, q_boundary=q_boundary,
        # pins
        audit_sha256=audit_sha, content_sha256=content_sha,
        M_KK=M_KK, tau_fold=tau_fold,
    )
    print(f"\n[{GATE_ID}] saved npz: {NPZ_PATH}")

    # ========================================================================
    # SECTION 8: plot
    # ========================================================================
    fig, axes = plt.subplots(2, 2, figsize=(15, 11))

    # Panel 1: the rho_vac(q,T) surface (log-T axis; T=0 row plotted at the floor)
    ax = axes[0, 0]
    Tplot = T_grid.copy(); Tplot[0] = Tplot[1] * 0.1 if len(Tplot) > 1 else 1e-26   # T=0 -> floor for log
    QQ, TT = np.meshgrid(q_grid, np.log10(Tplot), indexing="ij")
    pcm = ax.pcolormesh(QQ, TT, rho_vac_surface, shading="auto", cmap="viridis")
    fig.colorbar(pcm, ax=ax, label=r"$\rho_{vac}(q,T)$  (M_KK)")
    ax.axhline(np.log10(T_BBN_MKK), color="r", ls="--", lw=1.5, label=f"T_BBN ({np.log10(T_BBN_MKK):.1f})")
    ax.axhline(np.log10(T_transit_MKK), color="orange", ls="--", lw=1.5,
               label=f"T_transit ({np.log10(T_transit_MKK):.1f})")
    ax.axhline(np.log10(T_today_MKK), color="cyan", ls=":", lw=1.5, label=f"T_today")
    ax.set_xlabel("q  (vacuum charge, M_KK units)", fontsize=11)
    ax.set_ylabel(r"$\log_{10} T$  (M_KK units)", fontsize=11)
    ax.set_title(r"$\rho_{vac}(q,T)$ surface: FLAT in T until $T\sim\omega_{min}$", fontsize=12)
    ax.legend(fontsize=8, loc="upper right")

    # Panel 2: n(T) exponent-on-q across the T-axis (the persistence test)
    ax = axes[0, 1]
    Tsp = T_scan.copy(); Tsp[0] = Tsp[1] * 0.1
    ax.semilogx(Tsp, n_of_T, "b.-", lw=1.5, ms=7)
    ax.axhline(2.0, color="g", ls="--", lw=2, label="n=2 (quadratic)")
    ax.axhspan(2 - N_PERSIST_BAND, 2 + N_PERSIST_BAND, color="green", alpha=0.12,
               label=f"|n-2|<={N_PERSIST_BAND} PERSISTS")
    ax.axvline(T_BBN_MKK, color="r", ls="--", lw=1.5, label="T_BBN")
    ax.axvline(T_transit_MKK, color="orange", ls="--", lw=1.5, label="T_transit")
    ax.axvline(T_today_MKK, color="cyan", ls=":", lw=1.5, label="T_today")
    ax.set_xlabel(r"$T$  (M_KK units, log)", fontsize=11)
    ax.set_ylabel(r"exponent-on-q  $n(T)$", fontsize=11)
    ax.set_title(f"n(T): present-epoch quadratic n={p_T0:.4f} PERSISTS to T_BBN "
                 f"(n_BBN={p_BBN:.4f})", fontsize=11)
    ax.legend(fontsize=8); ax.grid(True, alpha=0.3, which="both")
    ax.set_ylim(1.5, 2.5)

    # Panel 3: curvature k(T) at q=0 across T (anchor reproduction + T-stability)
    ax = axes[1, 0]
    ax.semilogx(Tsp, k_of_T, "m.-", lw=1.5, ms=7)
    ax.axhline(K_CURV_ANCHOR, color="g", ls="--", lw=2,
               label=f"S97/S101 anchor +{K_CURV_ANCHOR:.1f}")
    ax.axvline(T_BBN_MKK, color="r", ls="--", lw=1.5, label="T_BBN")
    ax.axvline(T_transit_MKK, color="orange", ls="--", lw=1.5, label="T_transit")
    ax.set_xlabel(r"$T$  (M_KK units, log)", fontsize=11)
    ax.set_ylabel(r"$k(T) = d^2\rho_{vac}/dq^2|_0$  (M_KK)", fontsize=11)
    ax.set_title(f"Curvature anchor: k(T->0)={k_curv_derived:.2f} "
                 f"(rel.err {anchor_rel_err:.1e}); T-stable to T_transit", fontsize=11)
    ax.legend(fontsize=8); ax.grid(True, alpha=0.3, which="both")

    # Panel 4: small-q quadratic departure at T->0 vs T_transit (the n read-off)
    ax = axes[1, 1]
    ax.loglog(q_small, np.abs(delta_T0), "b.-", lw=1.5, ms=7,
              label=f"T->0: n={p_T0:.4f}")
    ax.loglog(q_small, np.abs(delta_tr), "r.-", lw=1.5, ms=7,
              label=f"T_transit: n={p_transit:.4f}")
    qref = np.array([q_small.min(), q_small.max()])
    ax.loglog(qref, np.abs(delta_T0[0]) * (qref / q_small.min()) ** 2, "g--", lw=1.5,
              alpha=0.7, label="slope 2 (quadratic)")
    ax.set_xlabel("q  (small-q window, M_KK)", fontsize=11)
    ax.set_ylabel(r"$|\delta\rho_{vac}(q)| = |\rho_{vac}(q)-\rho_{vac}(0)|$", fontsize=11)
    ax.set_title("Quadratic departure: slope-2 at both T->0 and T_transit", fontsize=11)
    ax.legend(fontsize=9); ax.grid(True, alpha=0.3, which="both")

    plt.suptitle(
        f"{GATE_ID}: {verdict} | TRACK {track} | anchor +{k_curv_derived:.1f} "
        f"(target {K_CURV_ANCHOR:.1f}) | n_BBN={p_BBN:.4f} | gap/T_BBN~10^{np.log10(T_transit_MKK/T_BBN_MKK):.0f}",
        fontsize=13, fontweight="bold", y=1.00)
    plt.tight_layout()
    plt.savefig(PNG_PATH, dpi=150, bbox_inches="tight")
    print(f"[{GATE_ID}] saved png: {PNG_PATH}")

    print("\n" + "=" * 78)
    print(f"{GATE_ID} COMPLETE -- verdict={verdict}, track={track}")
    print(f"  anchor: k_curv(T->0)={k_curv_derived:.4f} vs {K_CURV_ANCHOR:.4f} "
          f"(rel.err {anchor_rel_err:.2e}, PASS={anchor_pass})")
    print(f"  surface: n persists to BBN={persists_to_BBN}; BBN excess REAL={bbn_excess_real}")
    print("=" * 78)
    return verdict


if __name__ == "__main__":
    main()
